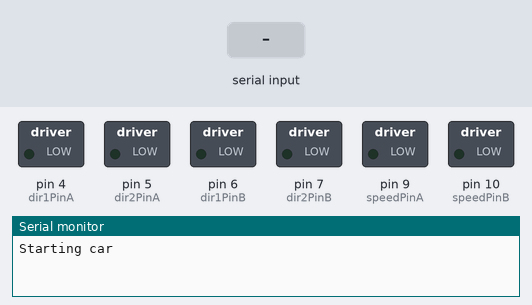
The sketch below on a simulated Arduino Mega 2560, built with avr-gcc and run on an emulated ATmega2560. Parts: switched loads named in the sketch (green lamp = pin HIGH), the last lines printed to the serial monitor. The inputs (shaded band) are chosen by the test bench.

Above: at 2.2 s.
2.3 s: "F" received over Serial
At 3.1 s:
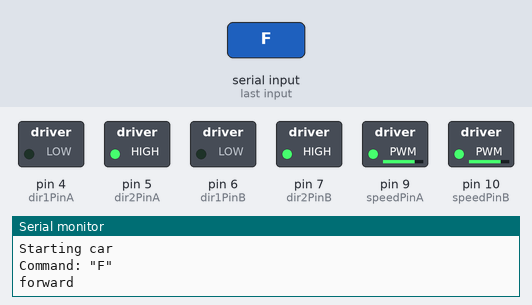
3.8 s: "B" received over Serial
At 4.3 s:
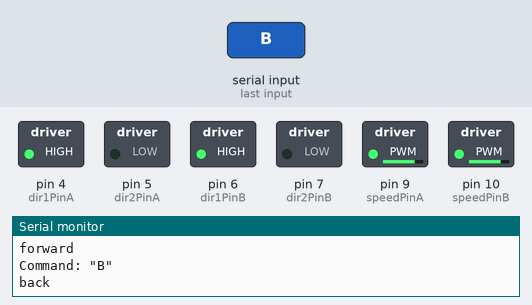
5.3 s: "L" received over the second serial link
At 6.5 s:
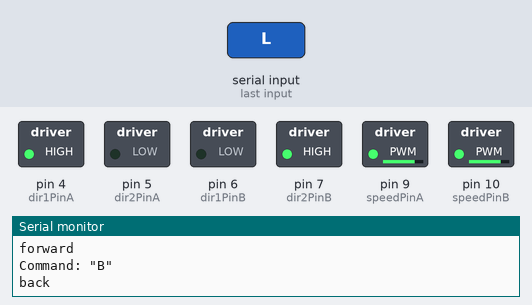
6.8 s: "R" received over Serial
At 7.8 s:
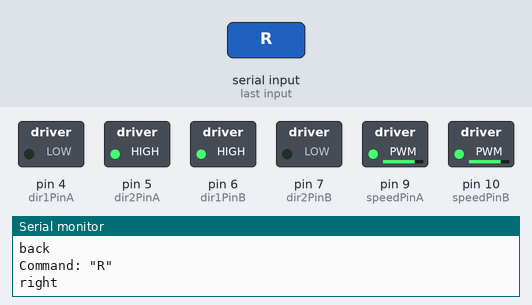
8.3 s: "F" received over the second serial link
At 9.0 s:
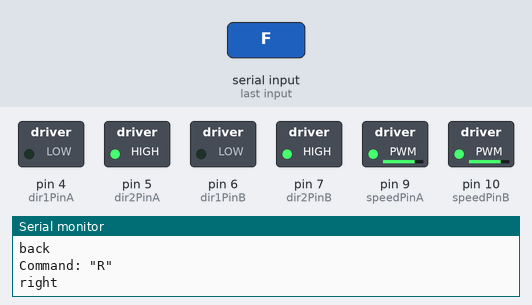
9.8 s: "B" received over the second serial link
At 10.1 s:
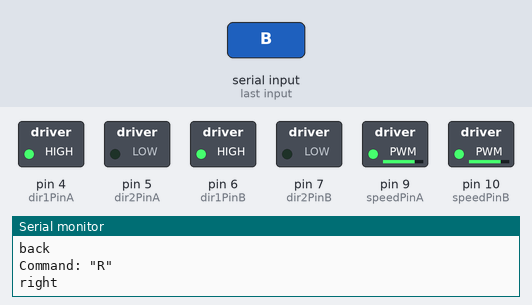
Timing chart, 0 to 12.3 s (numbered marks = the images above; inputs shaded):
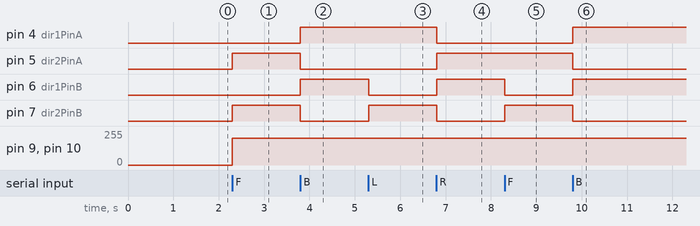

Measured:
- after the input at 2.3 s, pin 5 (dir2PinA), pin 7 (dir2PinB): LOW → HIGH at once; pin 9 (speedPinA), pin 10 (speedPinB): 0/255 → 200/255 at once
- after the input at 3.8 s, pin 4 (dir1PinA), pin 6 (dir1PinB): LOW → HIGH at once; pin 5 (dir2PinA), pin 7 (dir2PinB): HIGH → LOW at once
- after the input at 5.3 s, pin 6 (dir1PinB): HIGH → LOW at once; pin 7 (dir2PinB): LOW → HIGH at once
- after the input at 6.8 s, pin 4 (dir1PinA), pin 7 (dir2PinB): HIGH → LOW at once; pin 5 (dir2PinA), pin 6 (dir1PinB): LOW → HIGH at once
- after the input at 8.3 s, pin 6 (dir1PinB): HIGH → LOW at once; pin 7 (dir2PinB): LOW → HIGH at once
- after the input at 9.8 s, pin 4 (dir1PinA), pin 6 (dir1PinB): LOW → HIGH at once; pin 5 (dir2PinA), pin 7 (dir2PinB): HIGH → LOW at once

The sketch:

MegaCarMotorController.ino
```cpp
#include <Arduino.h>

#include "ctype.h"

// Motor 1
int dir1PinA = 4;
int dir2PinA = 5;
int speedPinA = 9; // Must be a PWM pin to be able to control motor speed

// Motor 2
int dir1PinB = 6;
int dir2PinB = 7;
int speedPinB = 10; // Must be a PWM pin to be able to control motor speed

int wheelCount = 4;

int motorSpeed = 200;

char command;

int posX = 0;
int posY = 0;

#define TRIGGER_PIN  39  // Arduino pin tied to trigger pin on the ultrasonic sensor.
#define ECHO_PIN     37  // Arduino pin tied to echo pin on the ultrasonic sensor.
#define MAX_DISTANCE 500 // Maximum distance we want to ping for (in centimeters). Maximum sensor distance is rated at 400-500cm.

int minimumDistance = 20;

bool reverseVehicle = true;
bool invertLeftAndRight = true;

#define OUTPUT_MODE_SERIAL 0
#define OUTPUT_MODE_SERIAL1 1

int outputMode = OUTPUT_MODE_SERIAL;

bool autoStopWhenNoCommands = false;

bool foundCommand = false;

bool isStopped = true;

void setup()
{
  Serial.begin(115200);
  Serial1.begin(9600); // Bluetooth

  pinMode(dir1PinA, OUTPUT);
  pinMode(dir2PinA, OUTPUT);
  pinMode(speedPinA, OUTPUT);
  pinMode(dir1PinB, OUTPUT);
  pinMode(dir2PinB, OUTPUT);
  pinMode(speedPinB, OUTPUT);

  //rangeRunningAverage.clear(); // explicitly start clean

  // If it's 4wd increase the speed to ensure it has enough power
  //if (wheelCount == 4)
  //  motorSpeed = 255;

  delay(1000);
  // forward();

  println("Starting car");

}

void loop() {
  //forward();
  //Serial.println(millis() - (lastRangeRead + rangeReadInterval));

  /*if (lastRangeOutput + rangeOutputInterval < millis())
    {
    Serial.print(averageDistance());
    Serial.println("cm");
    lastRangeOutput = millis();
    }*/

  checkForCommand();

  /*if (isTooClose()
      && command == 'F')
    {
    Serial.println("Too close. Stopping");

    Stop();
    }*/
  delay(1);
}

void checkForCommand()
{
  foundCommand = false;

  checkForSerialCommand();

  checkForSerial1Command();

  if (!foundCommand
    && autoStopWhenNoCommands
    && !isStopped)
    {
      // Comment disabled to avoid flooding serial output
      // println("Automatically stopping. No commands received.");
      stop();
    }

}

void handleCommand(char command)
{
  if (!isspace(command))
  {
    print("Command: \"");
    print((String)command);
    println("\"");

    switch (command) {
      case 'F':
        forward();
        break;
      case 'B':
        back();
        break;
      case 'L':
        left();
        break;
      case 'R':
        right();
        break;
      case 'S':
        stop();
        break;
      case 'P':
        ping();
        break;
      case 'A':
        toggleAutoStop();
        break;
      default:
        if (isdigit(command))
          setMotorSpeed(map((int)command, 47, 57, 5, 255));
        else
          stop();
        break;
    }
  }
}

void checkForSerialCommand()
{
  while (Serial.available() > 0) {
    // Switch output mode to serial
    if (outputMode != OUTPUT_MODE_SERIAL)
      outputMode = OUTPUT_MODE_SERIAL;

    byte command = Serial.read();

    if (command != "")
      handleCommand(command);
  }
}

void checkForSerial1Command()
{
  while (Serial1.available() > 0) {
    // Switch output mode to bluetooth
    if (outputMode != OUTPUT_MODE_SERIAL1)
      outputMode = OUTPUT_MODE_SERIAL1;

    byte command = Serial1.read();

    if (command != "")
      handleCommand(command);
  }
}

void forward()
{
  println("forward");

  analogWrite(speedPinA, motorSpeed);//Sets speed variable via PWM
  digitalWrite(dir1PinA, LOW);
  digitalWrite(dir2PinA, HIGH);
  analogWrite(speedPinB, motorSpeed);//Sets speed variable via PWM
  digitalWrite(dir1PinB, LOW);
  digitalWrite(dir2PinB, HIGH);

  isStopped = false;
}

void back()
{
  println("back");

  analogWrite(speedPinA, motorSpeed);
  digitalWrite(dir1PinA, HIGH);
  digitalWrite(dir2PinA, LOW);
  analogWrite(speedPinB, motorSpeed);
  digitalWrite(dir1PinB, HIGH);
  digitalWrite(dir2PinB, LOW);

  isStopped = false;
}

void left()
{
  println("left");

  analogWrite(speedPinA, motorSpeed);
  digitalWrite(dir1PinA, HIGH);
  digitalWrite(dir2PinA, LOW);
  analogWrite(speedPinB, motorSpeed);
  digitalWrite(dir1PinB, LOW);
  digitalWrite(dir2PinB, HIGH);

  isStopped = false;
}

void right()
{
  println("right");

  analogWrite(speedPinA, motorSpeed);//Sets speed variable via PWM
  digitalWrite(dir1PinA, LOW);
  digitalWrite(dir2PinA, HIGH);
  analogWrite(speedPinB, motorSpeed);//Sets speed variable via PWM
  digitalWrite(dir1PinB, HIGH);
  digitalWrite(dir2PinB, LOW);

  isStopped = false;
}

void stop()
{
  println("stop");

  analogWrite(speedPinA, 0);
  digitalWrite(dir1PinA, LOW);
  digitalWrite(dir2PinA, LOW);
  analogWrite(speedPinB, 0);
  digitalWrite(dir1PinB, LOW);
  digitalWrite(dir2PinB, LOW);

  isStopped = true;
}

void setMotorSpeed(int speed)
{
  motorSpeed = speed;
  print("Motor speed:");
  println((String)motorSpeed);
}

void print(String text)
{
  switch (outputMode)
  {
    case OUTPUT_MODE_SERIAL:
      Serial.print(text);
      break;
    case OUTPUT_MODE_SERIAL1:
      Serial1.print(text);
      break;
  }
}

void println(String text)
{
  switch (outputMode)
  {
    case OUTPUT_MODE_SERIAL:
      Serial.println(text);
      break;
    case OUTPUT_MODE_SERIAL1:
      Serial1.println(text);
      break;
  }
}

void ping()
{
  println("pong");
}

void toggleAutoStop()
{
  println("Toggling auto stop");

  autoStopWhenNoCommands = !autoStopWhenNoCommands;

  println(autoStopWhenNoCommands ? "On" : "Off");
}
```
